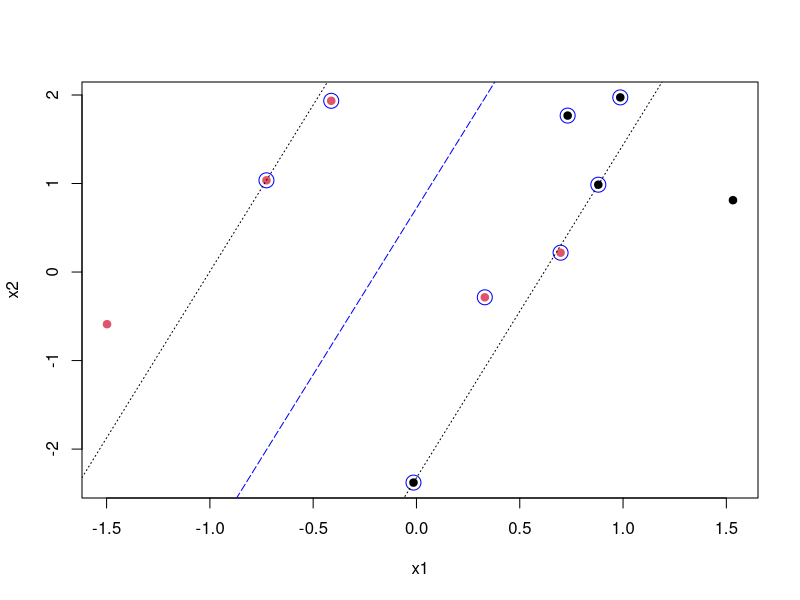

Write R code to recreate this figure.
ObjectsCountOfEachClass <- 5
## Подключаем библиотеку MASS для генерации многомерногонормального распределения
library(MASS)
library(kernlab)
library(e1071)
## Генерируем тестовые данные
Sigma1 <- matrix(c(1, 0, 0, 1), 2, 2)
Sigma2 <- matrix(c(1, 0, 0, 1), 2, 2)
Mu1 <- c(0, 1)
Mu2 <- c(0, 1)
xy1 <- mvrnorm(n=ObjectsCountOfEachClass, Mu1, Sigma1)
xy2 <- mvrnorm(n=ObjectsCountOfEachClass, Mu2, Sigma2)
## Собираем два класса в одну выборку
xl <- rbind(cbind(xy1, 1), cbind(xy2, -1))
x1s <-c(xy1[,1],xy1[,2])
#x1s <- c(.5,1,1,2,3,3.5,     1,3.5,4,5,5.5,6)
x2s <-c(xy2[,1],xy2[,2])
#x2s <- c(3.5,1,2.5,2,1,1.2,  5.8,3,4,5,4,1)
ys <- c(rep(+1,5),          rep(-1,5))
my.data <- data.frame(x1=x1s, x2=x2s, type=as.factor(ys))

svm.model <- svm(type ~ ., data=my.data, type='C-classification', kernel='linear', cost=1, scale=FALSE)

plot(my.data[,-3],col=(ys+3)/2, pch=19)
points(my.data[svm.model$index,c(1,2)],col="blue",cex=2) # show the support vectors

# get parameters of hiperplane
w <- t(svm.model$coefs) %*% svm.model$SV
b <- -svm.model$rho
# in this 2D case the hyperplane is the line w[1,1]*x1 + w[1,2]*x2 + b = 0
abline(a=-b/w[1,2], b=-w[1,1]/w[1,2], col="blue", lty=5)
abline(a=-(b+1)/w[1,2], b=-w[1,1]/w[1,2], col="black", lty=3)
abline(a=-(b-1)/w[1,2], b=-w[1,1]/w[1,2], col="black", lty=3)
